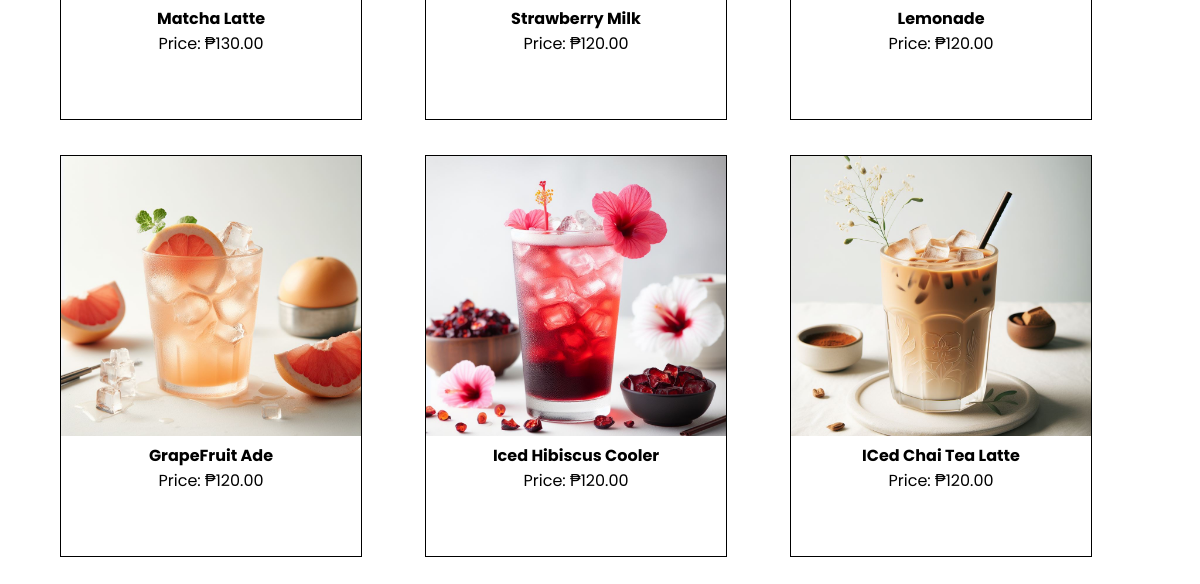
Page /menu.php (lower part) on the earlier database version.
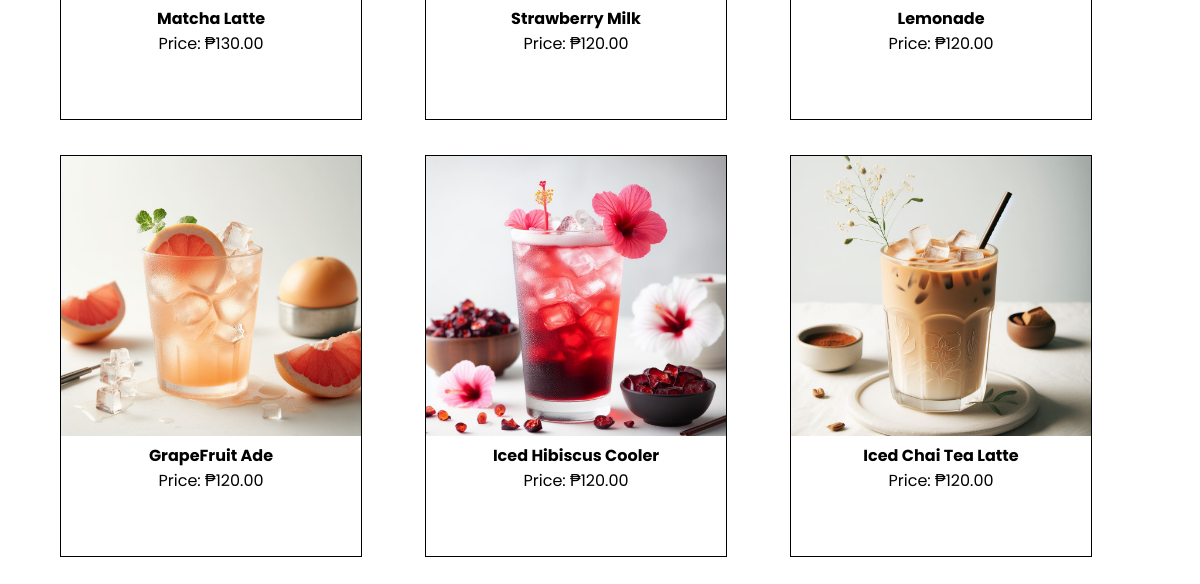
Same page on the later database version.
### tables this page shows
CREATE TABLE products (
  prodid int unsigned AUTO_INCREMENT NOT NULL PRIMARY KEY,
  prodname varchar(255) NOT NULL,
  price decimal(10, 2) NOT NULL,
  img text NOT NULL,
  category varchar(255) NOT NULL
);

### menu.php (the view, shortened to what this page needs)
<?php
include('dbconnection.php');
$category = isset($_GET['category']) ? $_GET['category'] : "ALL";
if ($category === "ALL") {
    $query = "SELECT * FROM products";
} else {
    $query = "SELECT * FROM products WHERE category = :category";
}
$stmt = $connection->prepare($query);
$stmt->execute();
$result = $stmt->fetchAll(PDO::FETCH_ASSOC);
?>
<!DOCTYPE html>
<html lang="en">
<head>
</head>
<body>
    <?php include "header.php"; ?>
<section class="menu-body">
    <div class="menu-card">
      <div class="product-row">
      <?php
        foreach ($result as $row) {
            echo '<div class="product-card">';
              echo '<img src="' . $row['img'] .  '" class="product-img">';
            echo '<p class="product-name">' . $row['prodname'] . '</p>';
            echo '<p>Price: ₱' . $row['price'] . '</p>';
            echo '</div>';
        }
        ?>
      </div>
    </div>
</section>
</body>
</html>

### header.php (shortened to what this page needs)
<head>
    <link rel="stylesheet" href="https://cdnjs.cloudflare.com/ajax/libs/font-awesome/4.7.0/css/font-awesome.min.css">
    <link rel="stylesheet" href="style.css">
</head>
<body>

### style.css (style rules this page uses)
* { margin: 0; padding: 0; font-family: "Poppins", sans-serif; text-decoration: none; }
.menu-card { display: flex; align-items: center; justify-content: center; }
.product-row { display: grid; grid-template-columns: 350px 350px 350px; column-gap: 15px; }
.product-card { width: 300px; margin-bottom: 35px; text-align: center; border: 1px solid black; height: 400px; }
.product-img { width: 100%; height: 280px; object-fit: cover; }
.product-name { font-weight: bold; }

Differences in the rows shown:
changed products: prodname "ICed Chai Tea Latte" → "Iced Chai Tea Latte"
